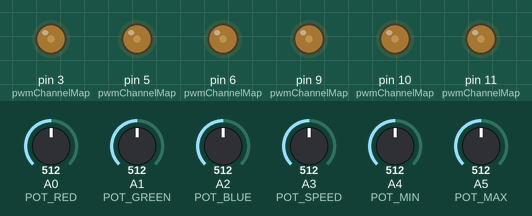
The sketch below on a simulated Arduino Pro Mini, built with avr-gcc and run on an emulated ATmega328P. On the bench: output pins drawn as LEDs (lit = HIGH). Inputs (shaded band) come from the test bench; at power-on: A5 (POT_MAX) = 512, A0 (POT_RED) = 512, A3 (POT_SPEED) = 512, A1 (POT_GREEN) = 512, A2 (POT_BLUE) = 512, A4 (POT_MIN) = 512.

Above: at 3.2 s.
3.3 s: A5 (POT_MAX) set to 716
At 3.73 s:
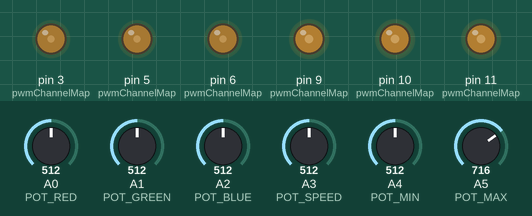
6.3 s: A0 (POT_RED) set to 716
9.3 s: A3 (POT_SPEED) set to 245
At 10.42 s:
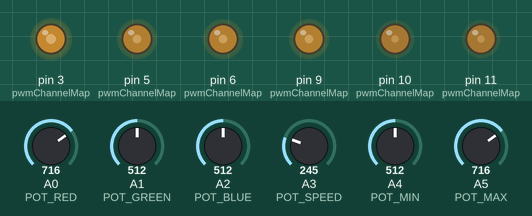
12.3 s: A1 (POT_GREEN) set to 716
15.3 s: A2 (POT_BLUE) set to 306
18.3 s: A4 (POT_MIN) set to 306
Timing chart, 0 to 22.3 s (numbered marks = the images above; inputs shaded):
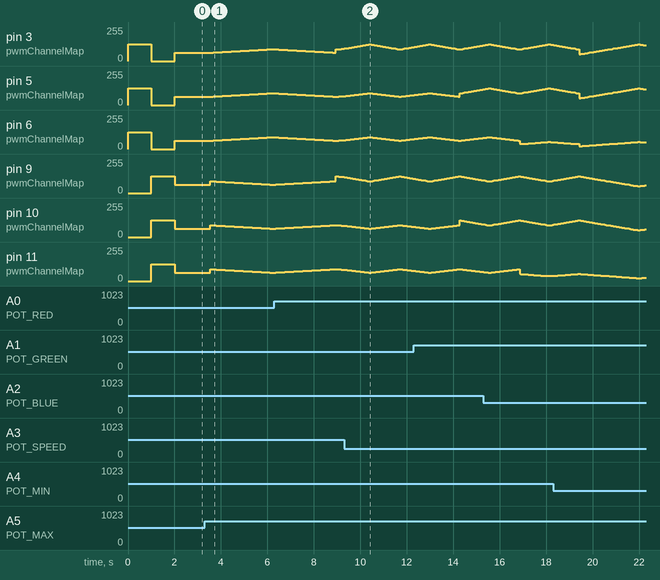

Measured:
- after the input at 3.3 s, pin 3 (pwmChannelMap), pin 5 (pwmChannelMap): moves from 63/255 to 88/255 over 2.4 s, starting after 0.37 s

The sketch:

RGB-Controller.ino
```cpp
/*
 * RGB Controller
 * version 1.00
 *
 * Device:
 *     Arduino Pro Mini
 * Number of output channels:
 *     6 (8bit pwm outputs)
 *
 *
 * Created by: Andras Boor
 * 2017.04.
 */
#define VERSION  "v1.00"

#include <EEPROM.h>


//===============================================================================================

#define PWM_OUTPUT_CH0                      3
#define PWM_OUTPUT_CH1                      5
#define PWM_OUTPUT_CH2                      6
#define PWM_OUTPUT_CH3                      9
#define PWM_OUTPUT_CH4                     10
#define PWM_OUTPUT_CH5                     11

#define POT1                               A0
#define POT2                               A1
#define POT3                               A2
#define POT4                               A3
#define POT5                               A4
#define POT6                               A5

#define POT_RED                          POT1
#define POT_GREEN                        POT2
#define POT_BLUE                         POT3
#define POT_SPEED                        POT4
#define POT_MIN                          POT5
#define POT_MAX                          POT6

#define RED                                 0
#define GREEN                               1
#define BLUE                                2

#define SIDE_1_RED                          0
#define SIDE_1_GREEN                        1
#define SIDE_1_BLUE                         2
#define SIDE_2_RED                          3
#define SIDE_2_GREEN                        4
#define SIDE_2_BLUE                         5

#define OFF                                 0
#define DEFAULT_OUTPUT_VALUE              OFF  // can set any value in range [0..255] depending on planned useage

#define PWM_CHANNEL_COUNT                   6  // based on the physical limitations of Arduino Nano
#define ADC_MAX                          1023  // max value of 10bit adc intput
#define PWM_MAX                           255  // max value of 8bit pwm output
#define START_DELAY_TO_SHOW_COLOR_IN_MS  1000


unsigned char color[3] = {
  DEFAULT_OUTPUT_VALUE,
  DEFAULT_OUTPUT_VALUE,
  DEFAULT_OUTPUT_VALUE
};

const char pwmChannelMap[PWM_CHANNEL_COUNT] = {
  PWM_OUTPUT_CH0,
  PWM_OUTPUT_CH1,
  PWM_OUTPUT_CH2,
  PWM_OUTPUT_CH3,
  PWM_OUTPUT_CH4,
  PWM_OUTPUT_CH5
};

unsigned char outputs[PWM_CHANNEL_COUNT];     // Array for storing values of pwm channels

#define TOP  100
int MAX = 100;
int MIN =  10;

//=================================================================================
//=================================================================================


void readColor(){
  int value = analogRead(POT_RED);
  color[RED] = map(value, 0, ADC_MAX, 0, PWM_MAX); //Map ADC value to PWM value

  value = analogRead(POT_GREEN);
  color[GREEN] = map(value, 0, ADC_MAX, 0, PWM_MAX); //Map ADC value to PWM value

  value = analogRead(POT_BLUE);
  color[BLUE] = map(value, 0, ADC_MAX, 0, PWM_MAX); //Map ADC value to PWM value
}

unsigned int readDelay(){
  int value = analogRead(POT_SPEED);
  if(value == 0){
    return 1;
  }
  return (value / 4); // delay can be between 1 .. 256
}

#if defined(POT_MIN) && defined(POT_MAX)
void readBoundaryValues(){
  int value = analogRead(POT_MIN);
  MIN = map(value, 0, ADC_MAX, 0, TOP);

  value = analogRead(POT_MAX);
  MAX = map(value, 0, ADC_MAX, 1, TOP);

  if(MIN > MAX){
    MIN = MAX;
  }
}
#endif


void updateOutputs(){
  for(unsigned char i=0; i<PWM_CHANNEL_COUNT; i++){
    analogWrite(pwmChannelMap[i], outputs[i]);
  }
}

//=================================================================================

void setup() {

  // sets the pin for PWM outputs
  for(unsigned char i=0; i<PWM_CHANNEL_COUNT; i++){
    pinMode(pwmChannelMap[i], OUTPUT);
    outputs[i] = DEFAULT_OUTPUT_VALUE;
  }

  readColor();
  outputs[SIDE_1_RED]   = color[RED];
  outputs[SIDE_1_GREEN] = color[GREEN];
  outputs[SIDE_1_BLUE]  = color[BLUE];
  outputs[SIDE_2_RED]   = OFF;
  outputs[SIDE_2_GREEN] = OFF;
  outputs[SIDE_2_BLUE]  = OFF;
  updateOutputs();
  delay(START_DELAY_TO_SHOW_COLOR_IN_MS);

  readColor();
  outputs[SIDE_1_RED]   = OFF;
  outputs[SIDE_1_GREEN] = OFF;
  outputs[SIDE_1_BLUE]  = OFF;
  outputs[SIDE_2_RED]   = color[RED];
  outputs[SIDE_2_GREEN] = color[GREEN];
  outputs[SIDE_2_BLUE]  = color[BLUE];
  updateOutputs();
  delay(START_DELAY_TO_SHOW_COLOR_IN_MS);

  #if defined(POT_MIN) && defined(POT_MAX)
    readBoundaryValues();
  #endif

}

//=================================================================================

int factor1 = 0;
int factor2 = 0;

//#define COLOR_FACTOR_OF_GREEN     0.3
//#define COLOR_FACTOR_OF_BLUE      0.4

//=================================================================================
void loop(){

  readColor();
  #if defined(POT_MIN) && defined(POT_MAX)
    readBoundaryValues();
  #endif

  for(factor1 = MIN, factor2 = MAX; factor1 <= MAX; factor1++, factor2--){
    outputs[SIDE_1_RED]   = (factor1 * color[RED]  ) / TOP;
    outputs[SIDE_1_GREEN] = (factor1 * color[GREEN]) / TOP;
    outputs[SIDE_1_BLUE]  = (factor1 * color[BLUE] ) / TOP;
    outputs[SIDE_2_RED]   = (factor2 * color[RED]  ) / TOP;
    outputs[SIDE_2_GREEN] = (factor2 * color[GREEN]) / TOP;
    outputs[SIDE_2_BLUE]  = (factor2 * color[BLUE] ) / TOP;
    updateOutputs();
    delay(readDelay());
  }

  for(factor1 = MAX, factor2 = MIN; factor1 >= MIN; factor1--, factor2++){
    outputs[SIDE_1_RED]   = (factor1 * color[RED]  ) / TOP;
    outputs[SIDE_1_GREEN] = (factor1 * color[GREEN]) / TOP;
    outputs[SIDE_1_BLUE]  = (factor1 * color[BLUE] ) / TOP;
    outputs[SIDE_2_RED]   = (factor2 * color[RED]  ) / TOP;
    outputs[SIDE_2_GREEN] = (factor2 * color[GREEN]) / TOP;
    outputs[SIDE_2_BLUE]  = (factor2 * color[BLUE] ) / TOP;
    updateOutputs();
    delay(readDelay());
  }

}
```
